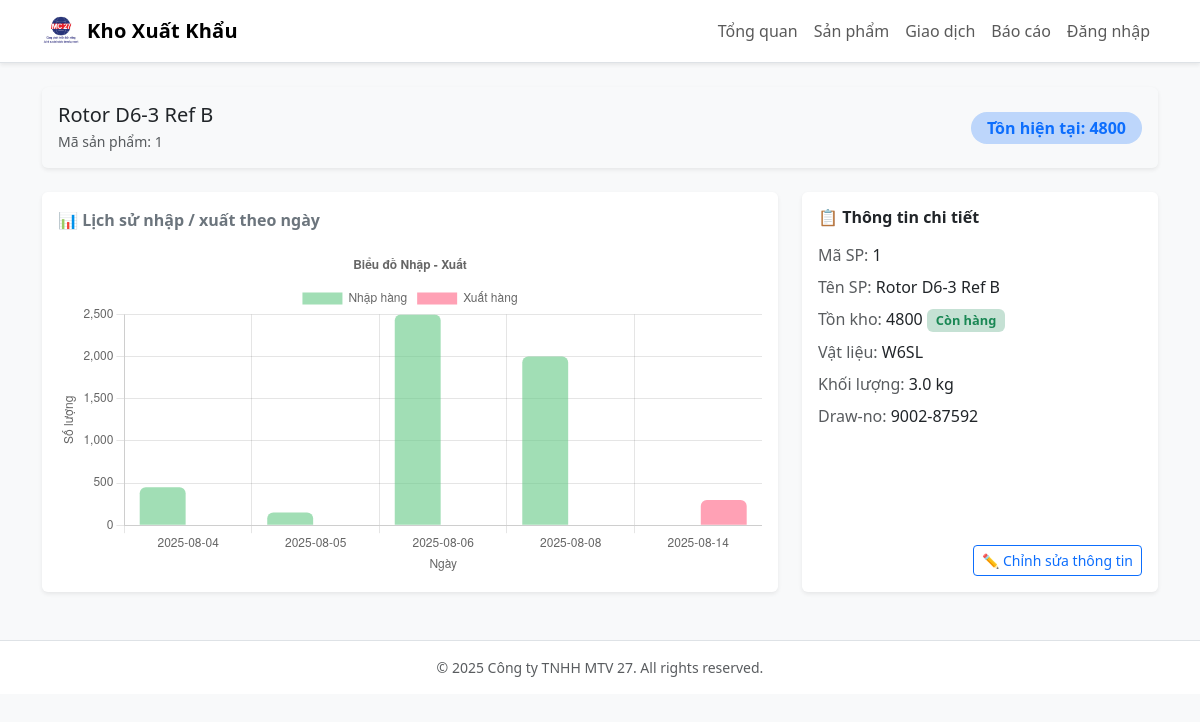
Page /product/1 on the committed database.
### app.py (models this page shows)
class Product(db.Model):
    id = db.Column(db.Integer, primary_key=True)
    name = db.Column(db.String(255), unique=True, nullable=False, index=True)
    quantity = db.Column(db.Integer, nullable=False, default=0) #So luong ton hien tai
    created_at = db.Column(db.DateTime, default=datetime.now)
    material = db.Column(db.String(100))
    weight = db.Column(db.Float)
    draw_no = db.Column(db.String(50))

### app.py (the view)
@app.route('/product/<int:product_id>')
def product_detail(product_id):
    prod = Product.query.get_or_404(product_id)
    rows = (db.session.query(
                InventoryTransaction.tx_date,
                func.sum(case((InventoryTransaction.type == 'IN', InventoryTransaction.quantity), else_=0)).label('qty_in'),
                func.sum(case((InventoryTransaction.type == 'OUT', InventoryTransaction.quantity), else_=0)).label('qty_out'),
            )
            .filter(InventoryTransaction.product_id == product_id)
            .group_by(InventoryTransaction.tx_date)
            .order_by(InventoryTransaction.tx_date.asc())
            .all())
    labels = [r.tx_date.strftime('%Y-%m-%d') for r in rows]
    qty_in = [int(r.qty_in or 0) for r in rows]
    qty_out = [int(r.qty_out or 0) for r in rows]
    return render_template('product_detail.html', prod=prod, labels=labels, qty_in=qty_in, qty_out=qty_out)

### templates/product_detail.html
{% extends "base.html" %}
{% block content %}
<div class="card shadow-sm mb-4 border-0 bg-light bg-opacity-50 hover-lift">
  <div class="card-body d-flex justify-content-between align-items-center">
    <div>
      <h5 class="mb-1">{{ prod.name }}</h5>
      <div class="text-muted small">Mã sản phẩm: {{ prod.id }}</div>
    </div>
    <span class="badge bg-primary bg-opacity-25 text-primary fs-6 px-3 py-2 rounded-pill">
      Tồn hiện tại: {{ prod.quantity }}
    </span>
  </div>
</div>
<div class="row g-4">
  <div class="col-lg-8">
    <div class="card shadow-sm border-0 hover-lift">
      <div class="card-body">
        <div class="d-flex justify-content-between align-items-center mb-3">
          <div class="fw-semibold text-secondary">📊 Lịch sử nhập / xuất theo ngày</div>
        </div>
        <canvas id="txChart" height="140"></canvas>
      </div>
    </div>
  </div>
  <div class="col-lg-4">
    <div class="card shadow-sm border-0 hover-lift h-100">
      <div class="card-body d-flex flex-column">
        <h6 class="fw-semibold mb-3">📋 Thông tin chi tiết</h6>
        <ul class="list-unstyled flex-grow-1">
          <li class="mb-2"><span class="text-muted">Mã SP:</span> <span class="fw-medium">{{ prod.id }}</span></li>
          <li class="mb-2"><span class="text-muted">Tên SP:</span> <span class="fw-medium">{{ prod.name }}</span></li>
          <li class="mb-2">
            <span class="text-muted">Tồn kho:</span>
            <span class="fw-medium">{{ prod.quantity }}</span>
            {% if prod.quantity > 20 %}
              <span class="badge bg-success bg-opacity-25 text-success">Còn hàng</span>
            {% elif prod.quantity > 0 %}
              <span class="badge bg-warning bg-opacity-25 text-warning">Sắp hết</span>
            {% else %}
              <span class="badge bg-danger bg-opacity-25 text-danger">Hết hàng</span>
            {% endif %}
          </li>
          <li class="mb-2"><span class="text-muted">Vật liệu:</span> <span class="fw-medium">{{ prod.material or 'Chưa cập nhật' }}</span></li>
          <li class="mb-2"><span class="text-muted">Khối lượng:</span> <span class="fw-medium">{{ prod.weight or 'Chưa cập nhật' }} kg</span></li>
          <li><span class="text-muted">Draw-no:</span> <span class="fw-medium">{{ prod.draw_no or 'Chưa cập nhật' }}</span></li>
        </ul>
        <div class="mt-3 text-end">
          <a href="{{ url_for('product_edit', prod_id=prod.id) }}"
             class="btn btn-sm btn-outline-primary">
            ✏️ Chỉnh sửa thông tin
          </a>
        </div>
      </div>
    </div>
  </div>
</div>
<script>
const labels = {{ labels|tojson }};
const qtyIn = {{ qty_in|tojson }};
const qtyOut = {{ qty_out|tojson }};
const ctx = document.getElementById('txChart');
new Chart(ctx, {
  type: 'bar',
  data: {
    labels: labels,
    datasets: [
      { label: 'Nhập hàng', data: qtyIn, backgroundColor: 'rgba(99, 200, 132, 0.6)', borderRadius: 6 },
      { label: 'Xuất hàng', data: qtyOut, backgroundColor: 'rgba(255, 99, 132, 0.6)', borderRadius: 6 }
    ]
  },
  options: {
    responsive: true,
    plugins: {
      legend: { position: 'top' },
      title: { display: true, text: 'Biểu đồ Nhập - Xuất' }
    },
    scales: {
      y: { beginAtZero: true, title: {display: true, text: 'Số lượng'} },
      x: { title: {display: true, text: 'Ngày'} }
    }
  }
});
</script>
{% endblock %}

### static/css/style.css (style rules this page uses)
body { background-color: #f7f8fa; }
.badge { font-size: 0.8rem; padding: 0.4em 0.7em; }

### rows in the picture
Product: name "Rotor D6-3 Ref B", id "1", quantity "4800", material "W6SL", weight "3.0", draw_no "9002-87592"

### other values in the picture
chart data {{ labels|tojson }} ["2025-08-04", "2025-08-05", "2025-08-06", "2025-08-08", "2025-08-14"]
chart data {{ qty_in|tojson }} [450, 150, 2500, 2000, 0]
chart data {{ qty_out|tojson }} [0, 0, 0, 0, 300]
